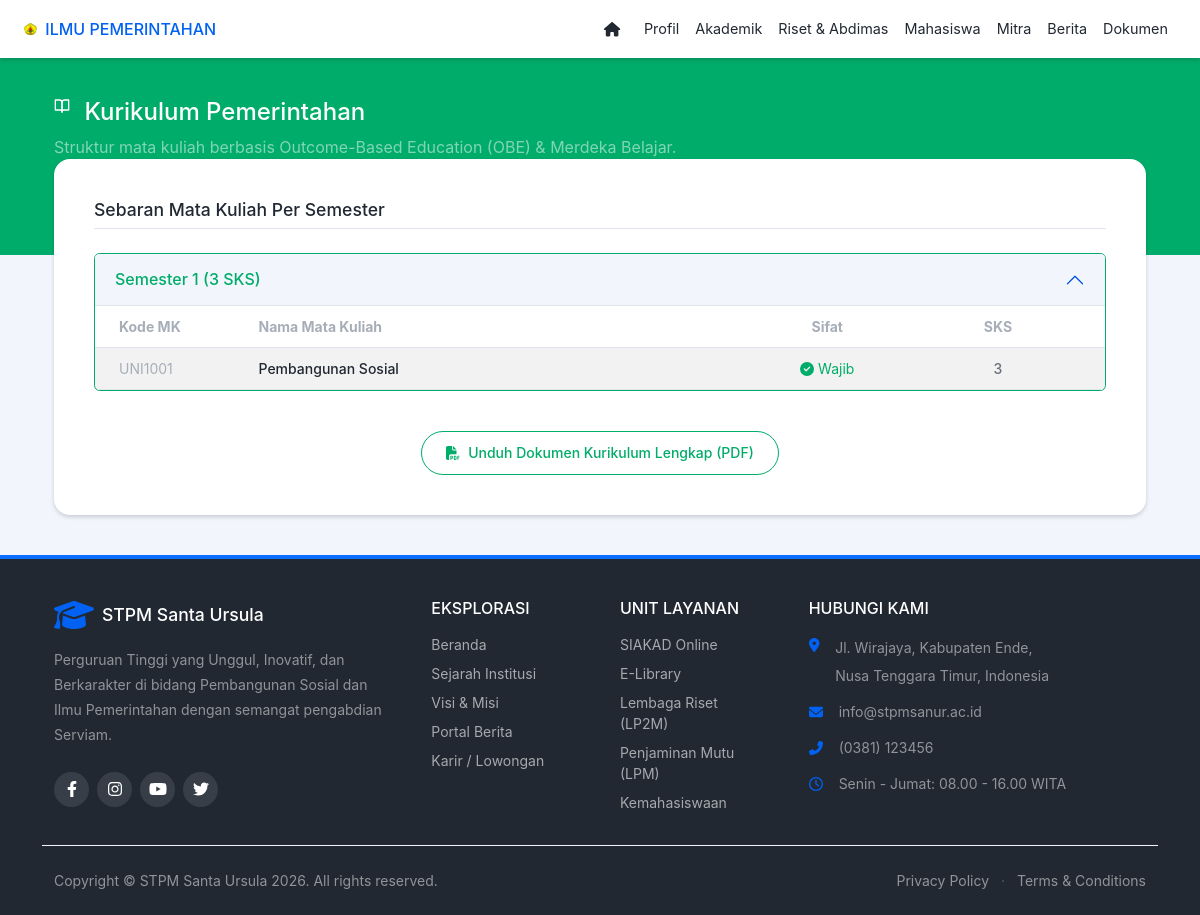
/index.php?module=ip_kurikulum, run on the app's committed database.
### tables this page shows
CREATE TABLE `prodi_kurikulum` (
  `id` int(11) NOT NULL,
  `prodi` enum('pemerintahan','sosiatri') NOT NULL,
  `semester` int(2) NOT NULL,
  `kode_mk` varchar(20) NOT NULL,
  `nama_mk` varchar(150) NOT NULL,
  `sks` int(2) NOT NULL,
  `jenis_mk` enum('Wajib','Pilihan') NOT NULL DEFAULT 'Wajib',
  `updated_at` timestamp NOT NULL DEFAULT current_timestamp() ON UPDATE current_timestamp()
);

### modul/publik/content_ip_kurikulum.php (the view, shortened to what this page needs)
<?php
$query = $koneksi->query("SELECT * FROM prodi_kurikulum WHERE prodi = 'pemerintahan' ORDER BY semester ASC, jenis_mk DESC, nama_mk ASC");
$kurikulum = [];
while ($row = $query->fetch_assoc()) {
    $smt = $row['semester'];
    $kurikulum[$smt][] = $row;
}
?>
<main>
    <header class="page-header page-header-dark bg-success pb-10">
        <div class="container-xl px-4 pt-5">
            <h1 class="page-header-title text-white"><i data-feather="book-open" class="me-2"></i> Kurikulum Pemerintahan</h1>
            <div class="page-header-subtitle text-white-50">Struktur mata kuliah berbasis Outcome-Based Education (OBE) & Merdeka Belajar.</div>
        </div>
    </header>
    <div class="container-xl px-4 mt-n10 mb-5">
        <div class="card shadow-sm border-0 rounded-4">
            <div class="card-body p-4 p-md-5">
                <h5 class="fw-bold text-dark mb-4 border-bottom pb-2">Sebaran Mata Kuliah Per Semester</h5>
                <div class="accordion accordion-flush" id="accordionKurikulum">
                    <?php
                    if(!empty($kurikulum)):
                        foreach ($kurikulum as $smt => $mks):
                            $total_sks = 0;
                            foreach($mks as $mk) { $total_sks += $mk['sks']; }
                            $isOpen = ($smt == 1) ? 'show' : '';
                            $isCollapsed = ($smt == 1) ? '' : 'collapsed';
                    ?>
                    <div class="accordion-item border border-success border-opacity-25 mb-3 rounded overflow-hidden shadow-none">
                        <h2 class="accordion-header" id="headingSmt<?= $smt ?>">
                            <button class="accordion-button <?= $isCollapsed ?> fw-bold text-success bg-light" type="button" data-bs-toggle="collapse" data-bs-target="#collapseSmt<?= $smt ?>" aria-expanded="true" aria-controls="collapseSmt<?= $smt ?>">
                                Semester <?= $smt ?> (<?= $total_sks ?> SKS)
                            </button>
                        </h2>
                        <div id="collapseSmt<?= $smt ?>" class="accordion-collapse collapse <?= $isOpen ?>" aria-labelledby="headingSmt<?= $smt ?>" data-bs-parent="#accordionKurikulum">
                            <div class="accordion-body p-0">
                                <div class="table-responsive">
                                    <table class="table table-hover table-striped mb-0 small">
                                        <thead class="text-muted border-bottom">
                                            <tr>
                                                <th width="15%" class="ps-4">Kode MK</th>
                                                <th width="50%">Nama Mata Kuliah</th>
                                                <th width="15%" class="text-center">Sifat</th>
                                                <th width="20%" class="text-center pe-4">SKS</th>
                                            </tr>
                                        </thead>
                                        <tbody>
                                            <?php foreach($mks as $mk): ?>
                                            <tr>
                                                <td class="ps-4 text-muted"><?= htmlspecialchars($mk['kode_mk']) ?></td>
                                                <td class="fw-bold text-dark"><?= htmlspecialchars($mk['nama_mk']) ?></td>
                                                <td class="text-center">
                                                    <?= ($mk['jenis_mk'] == 'Wajib') ? '<span class="text-success"><i class="fas fa-check-circle"></i> Wajib</span>' : '<span class="text-warning text-dark"><i class="fas fa-star"></i> Pilihan</span>' ?>
                                                </td>
                                                <td class="text-center pe-4 fw-bold"><?= $mk['sks'] ?></td>
                                            </tr>
                                            <?php endforeach; ?>
                                        </tbody>
                                    </table>
                                </div>
                            </div>
                        </div>
                    </div>
                    <?php endforeach; else: ?>
                        <div class="alert alert-light text-center py-4 border">Data Kurikulum belum tersedia.</div>
                    <?php endif; ?>
                </div>
                <div class="text-center mt-5">
                    <button class="btn btn-outline-success rounded-pill px-4 fw-bold"><i class="fas fa-file-pdf me-2"></i> Unduh Dokumen Kurikulum Lengkap (PDF)</button>
                </div>
            </div>
        </div>
    </div>
</main>

### header_ip.php (style rules this page uses)
body { background-color: #f2f6fc; }

### data on the page
prodi_kurikulum: kode_mk "UNI1001", nama_mk "Pembangunan Sosial", jenis_mk "Wajib" (drawn), sks "3"

### other printed values
$smt "1"
$total_sks "3"
